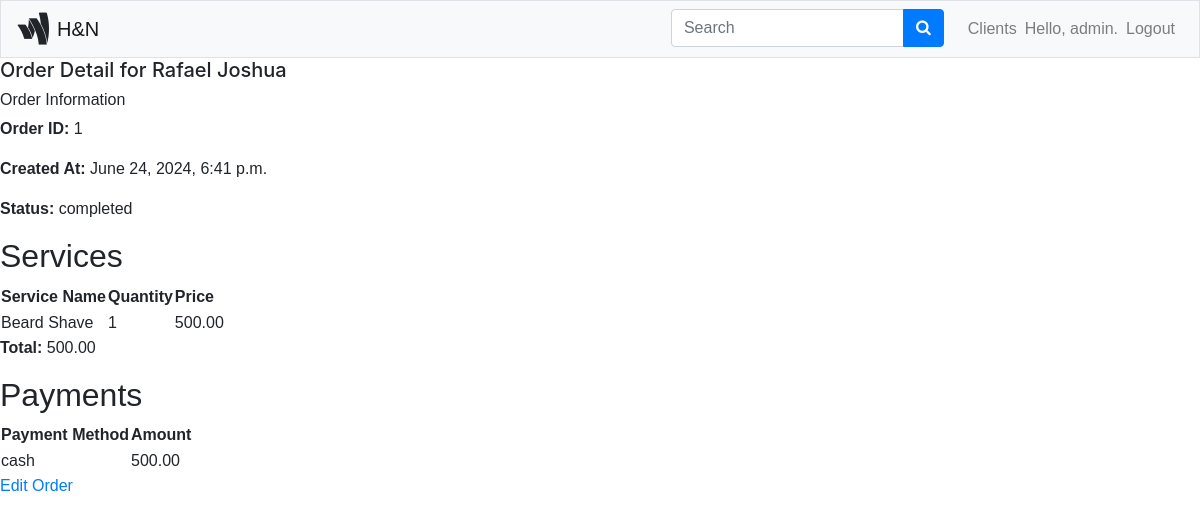
/services/order/1/ (signed in), run on the app's committed database.
### services/models.py (models this page shows, shortened)
class Order(models.Model):
    client = models.ForeignKey(Client, on_delete=models.CASCADE)
    created_at = models.DateTimeField(default=timezone.now)
    status = models.CharField(max_length=10, choices=[('pending', 'Pending'), ('completed', 'Completed')], default='pending')
    total = models.DecimalField(max_digits=10, decimal_places=2, default=0)

class OrderItem(models.Model):
    order = models.ForeignKey(Order, on_delete=models.CASCADE)
    service = models.ForeignKey(Service, on_delete=models.CASCADE)
    quantity = models.PositiveIntegerField(default=1)

class Service(models.Model):
    name = models.CharField(max_length=200)
    price = models.DecimalField(max_digits=10, decimal_places=2)
    description = models.TextField(blank=True, null=True)
    duration = models.DurationField(blank=True, null=True)

class Payment(models.Model):
    PAYMENT_METHODS = [
        ('cash', 'Cash'),
        ('paybill', 'Paybill'),
        ('till_number', 'Till Number')
    ]
    order = models.ForeignKey(Order, on_delete=models.CASCADE)
    method = models.CharField(max_length=20, choices=PAYMENT_METHODS)
    amount = models.DecimalField(max_digits=10, decimal_places=2)

### users/models.py (models this page shows, shortened)
class Client(models.Model):
    first_name = models.CharField(max_length=100)
    second_name = models.CharField(max_length=100)
    email = models.EmailField(unique=True)
    phone = models.CharField(max_length=15, unique=True)
    points = models.IntegerField(default=0)
    referral_points = models.IntegerField(default=0)
    date_of_birth = models.DateField(null=True, blank=True)
    birthday_points = models.IntegerField(default=0)
    referred_by = models.ForeignKey('self', null=True, blank=True, on_delete=models.SET_NULL)
    card_paid = models.BooleanField(default=False)
    card_issued = models.BooleanField(default=False)

### users/views.py (the view)
# urls.py: path('order/<int:order_id>/', views.order_detail, name='order_detail'),
@login_required
def order_detail(request, order_id):
    order = get_object_or_404(Order, id=order_id)
    return render(request, 'services/order_detail.html', {'order': order})

### services/templates/services/order_detail.html (shortened to what this page needs)
<!DOCTYPE html>
<html>
<head>
    {% extends 'users/base.html' %}
    {% load bootstrap4 %}
    {% block header %}
    <h5>Order Detail for {{ order.client.first_name }} {{ order.client.second_name }}</h5>
    {% endblock header %}
    {% block content %}
    <h6>Order Information</h6>
    <p><strong>Order ID:</strong> {{ order.id }}</p>
    <p><strong>Created At:</strong> {{ order.created_at }}</p>
    <p><strong>Status:</strong> {{ order.status }}</p>
    <h2>Services</h2>
    <table>
        <thead>
            <tr>
                <th>Service Name</th>
                <th>Quantity</th>
                <th>Price</th>
            </tr>
        </thead>
        <tbody>
            {% for item in order.orderitem_set.all %}
                <tr>
                    <td>{{ item.service.name }}</td>
                    <td>{{ item.quantity }}</td>
                    <td>{{ item.service.price }}</td>
                </tr>
            {% endfor %}
        </tbody>
    </table>
    <p><strong>Total:</strong> {{ order.total }}</p>
    <h2>Payments</h2>
    <table>
        <thead>
            <tr>
                <th>Payment Method</th>
                <th>Amount</th>
            </tr>
        </thead>
        <tbody>
            {% for payment in order.payment_set.all %}
                <tr>
                    <td>{{ payment.method }}</td>
                    <td>{{ payment.amount }}</td>
                </tr>
            {% endfor %}
        </tbody>
    </table>
    <a class="button" href="{% url 'services:edit_order' order.id %}">Edit Order</a>
    {% endblock content %}

### users/templates/users/base.html (shortened to what this page needs)
{% load bootstrap4 %}
<!DOCTYPE html>
<html lang="en">
<head>
    {% load static %}
    <link rel="stylesheet" href="https://cdnjs.cloudflare.com/ajax/libs/font-awesome/4.7.0/css/font-awesome.min.css">
    {% bootstrap_css %}
</head>
<body>
<nav class="navbar navbar-expand-md navbar-light bg-light border">
    <i class="fa fa-google-wallet fa-2x mr-2"></i>
    <a style="font-family: 'Rubik',sans-serif;" class="navbar-brand" href="{% url 'users:index' %}">
      H&N
    </a>
    <div style="font-family: 'Rubik',sans-serif;" class="collapse navbar-collapse" id="navbarCollapse">
        <ul class="navbar-nav ml-auto">
              <form action="{% url 'users:search' %}" method="get">
                <li class="navbar-item mr-3 my-auto">
                <div class="input-group">
                  <input class="form-control" name="query" type="text" placeholder="Search">
                  <div class="input-group-append">
                    <button type="submit" class="btn btn-primary">
                      <i class="fa fa-search"></i>
                    </button>
                  </div>
                </div>
               </li>
              </form>
              <li class="nav-item">
                <a class="nav-link" href="{% url 'users:client_list' %}">Clients</a>
              </li>
              {% if user.is_authenticated %}
                <li class="nav-item">
                  <span class="navbar-text">Hello, {{ user.username }}.</span>
                </li>
                <li class="nav-item">
                  <a class="nav-link" href="{% url 'users:logout' %}">Logout</i></a>
                </li>
              {% else %}
                <li class="nav-item">
                  <a class="nav-link" href="{% url 'users:login' %}">Log in</a></li>
              {% endif %}
        </ul>
    </div>
</nav>
<main>
    <div>
      {% block header %}{% endblock header %}
    </div>
    <div style="font-family: 'Rubik',sans-serif;">
        {% block content %}{% endblock content %}
    </div>
</main>
</body>
</html>

### data on the page
Order: client.first_name "Rafael", client.second_name "Joshua", id "1", created_at "June 24, 2024, 6:41 p.m.", status "completed", total "500.00"
OrderItem: service.name "Beard Shave", quantity "1", service.price "500.00"
Payment: method "cash", amount "500.00"

### other printed values
{{ user.username }} "admin"
